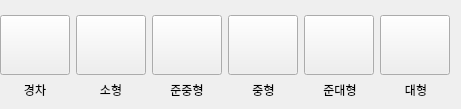
     <widget class="QWidget" name="page_12">
      <widget class="QWidget" name="layoutWidget">
       <property name="geometry">
        <rect>
         <x>0</x>
         <y>10</y>
         <width>452</width>
         <height>71</height>
        </rect>
       </property>
       <layout class="QHBoxLayout" name="horizontalLayout_3">
        <item>
         <widget class="QPushButton" name="type1_btn">
          <property name="sizePolicy">
           <sizepolicy hsizetype="Fixed" vsizetype="Fixed">
            <horstretch>0</horstretch>
            <verstretch>0</verstretch>
           </sizepolicy>
          </property>
          <property name="minimumSize">
           <size>
            <width>70</width>
            <height>60</height>
           </size>
          </property>
          <property name="styleSheet">
           <string notr="true">border-image: url(:/danawa_car/Danawa_car_image/type1_btn.png);</string>
          </property>
          <property name="text">
           <string/>
          </property>
         </widget>
        </item>
        <item>
         <widget class="QPushButton" name="type2_btn">
          <property name="sizePolicy">
           <sizepolicy hsizetype="Fixed" vsizetype="Fixed">
            <horstretch>0</horstretch>
            <verstretch>0</verstretch>
           </sizepolicy>
          </property>
          <property name="minimumSize">
           <size>
            <width>70</width>
            <height>60</height>
           </size>
          </property>
          <property name="styleSheet">
           <string notr="true">border-image: url(:/danawa_car/Danawa_car_image/type2_btn.png);</string>
          </property>
          <property name="text">
           <string/>
          </property>
         </widget>
        </item>
        <item>
         <widget class="QPushButton" name="type3_btn">
          <property name="sizePolicy">
           <sizepolicy hsizetype="Fixed" vsizetype="Fixed">
            <horstretch>0</horstretch>
            <verstretch>0</verstretch>
           </sizepolicy>
          </property>
          <property name="minimumSize">
           <size>
            <width>70</width>
            <height>60</height>
           </size>
          </property>
          <property name="styleSheet">
           <string notr="true">border-image: url(:/danawa_car/Danawa_car_image/type3_btn.png);</string>
          </property>
          <property name="text">
           <string/>
          </property>
         </widget>
        </item>
        <item>
         <widget class="QPushButton" name="type4_btn">
          <property name="sizePolicy">
           <sizepolicy hsizetype="Fixed" vsizetype="Fixed">
            <horstretch>0</horstretch>
            <verstretch>0</verstretch>
           </sizepolicy>
          </property>
          <property name="minimumSize">
           <size>
            <width>70</width>
            <height>60</height>
           </size>
          </property>
          <property name="styleSheet">
           <string notr="true">border-image: url(:/danawa_car/Danawa_car_image/type4_btn.png);</string>
          </property>
          <property name="text">
           <string/>
          </property>
         </widget>
        </item>
        <item>
         <widget class="QPushButton" name="type5_btn">
          <property name="sizePolicy">
           <sizepolicy hsizetype="Fixed" vsizetype="Fixed">
            <horstretch>0</horstretch>
            <verstretch>0</verstretch>
           </sizepolicy>
          </property>
          <property name="minimumSize">
           <size>
            <width>70</width>
            <height>60</height>
           </size>
          </property>
          <property name="styleSheet">
           <string notr="true">border-image: url(:/danawa_car/Danawa_car_image/type5_btn.png);</string>
          </property>
          <property name="text">
           <string/>
          </property>
         </widget>
        </item>
        <item>
         <widget class="QPushButton" name="type6_btn">
          <property name="sizePolicy">
           <sizepolicy hsizetype="Fixed" vsizetype="Fixed">
            <horstretch>0</horstretch>
            <verstretch>0</verstretch>
           </sizepolicy>
          </property>
          <property name="minimumSize">
           <size>
            <width>70</width>
            <height>60</height>
           </size>
          </property>
          <property name="styleSheet">
           <string notr="true">border-image: url(:/danawa_car/Danawa_car_image/type6_btn.png);</string>
          </property>
          <property name="text">
           <string/>
          </property>
         </widget>
        </item>
       </layout>
      </widget>
      <widget class="QWidget" name="layoutWidget_8">
       <property name="geometry">
        <rect>
         <x>0</x>
         <y>80</y>
         <width>451</width>
         <height>20</height>
        </rect>
       </property>
       <layout class="QHBoxLayout" name="horizontalLayout_7">
        <item>
         <widget class="QLabel" name="label_38">
          <property name="text">
           <string>경차</string>
          </property>
          <property name="alignment">
           <set>Qt::AlignCenter</set>
          </property>
         </widget>
        </item>
        <item>
         <widget class="QLabel" name="label_39">
          <property name="text">
           <string>소형</string>
          </property>
          <property name="alignment">
           <set>Qt::AlignCenter</set>
          </property>
         </widget>
        </item>
        <item>
         <widget class="QLabel" name="label_40">
          <property name="text">
           <string>준중형</string>
          </property>
          <property name="alignment">
           <set>Qt::AlignCenter</set>
          </property>
         </widget>
        </item>
        <item>
         <widget class="QLabel" name="label_41">
          <property name="text">
           <string>중형</string>
          </property>
          <property name="alignment">
           <set>Qt::AlignCenter</set>
          </property>
         </widget>
        </item>
        <item>
         <widget class="QLabel" name="label_42">
          <property name="text">
           <string>준대형</string>
          </property>
          <property name="alignment">
           <set>Qt::AlignCenter</set>
          </property>
         </widget>
        </item>
        <item>
         <widget class="QLabel" name="label_43">
          <property name="text">
           <string>대형</string>
          </property>
          <property name="alignment">
           <set>Qt::AlignCenter</set>
          </property>
         </widget>
        </item>
       </layout>
      </widget>
     </widget>
